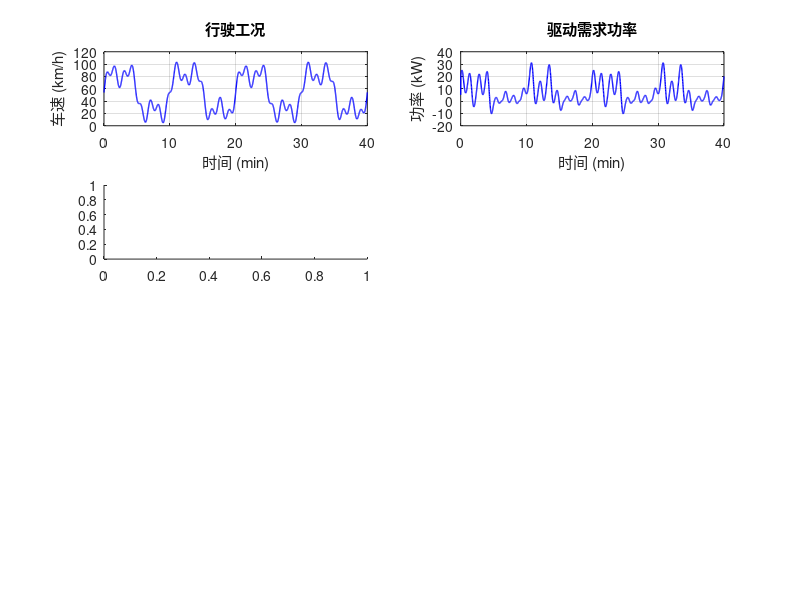

Recreate this plot in MATLAB. (Note: this script raises an error after producing the figure.)
%% 增程式电动车能量管理策略
% MATLAB R2016b 兼容
% 基于规则的恒温器(thermostat)策略 + 功率跟随策略对比
% 适用于增程式(串联混合动力)车辆

clear; clc; close all;

%% 车辆参数
m  = 2000;        % 质量 [kg]
Cd = 0.32;        % 风阻系数
Af = 2.3;         % 迎风面积 [m^2]
rho = 1.225;      % 空气密度 [kg/m^3]
f  = 0.012;       % 滚动阻力
g  = 9.81;
rw = 0.33;        % 车轮半径 [m]

%% 动力系统
P_mot_max  = 120000;   % 驱动电机峰值功率 [W]
P_gen_max  = 60000;    % 增程器(发电机)额定功率 [W]
eta_gen    = 0.35;     % 增程器发电效率（油→电）
Q_bat      = 40;       % 电池容量 [Ah]
V_bat      = 350;      % 电池电压 [V]
SOC_min    = 0.25;     % SOC 下限
SOC_max    = 0.85;     % SOC 上限
SOC_init   = 0.50;     % 初始 SOC

%% 行驶工况（简化 WLTC 片段）
dt = 1.0;  T = 2400;  t = (0:dt:T)';
n = length(t);

% 构造速度曲线 [m/s]
v_ms = 15 + 10*sin(2*pi*t/600) + 5*sin(2*pi*t/200) + 3*sin(2*pi*t/80);
v_ms = max(v_ms, 0);

%% 计算驱动需求功率
P_dem = zeros(n, 1);
for i = 1:n
    if i > 1, a_i = (v_ms(i) - v_ms(i-1)) / dt; else a_i = 0; end
    F_aero  = 0.5 * rho * Cd * Af * v_ms(i)^2;
    F_roll  = f * m * g;
    F_acc   = m * a_i;
    omega_w = v_ms(i) / rw;
    T_wheel = (F_aero + F_roll + F_acc) * rw;
    P_wheel = T_wheel * omega_w;
    P_dem(i) = max(P_wheel, -P_mot_max);  % 回馈功率有上限
end

%% ===== 策略1: 恒温器 (Thermostat) =====
P_gen1 = zeros(n, 1);
SOC1   = SOC_init * ones(n, 1);
mode1  = cell(n, 1);

for i = 2:n
    soc = SOC1(i-1);
    P_d = P_dem(i-1);

    if soc < SOC_min
        P_gen1(i) = P_gen_max;  % 开启增程器
    elseif soc > SOC_max
        P_gen1(i) = 0;          % 关闭增程器
    else
        P_gen1(i) = P_gen1(i-1); % 保持上一状态
    end

    P_bat = P_d - P_gen1(i);
    dSOC = -P_bat * dt / (V_bat * Q_bat * 3600);
    SOC1(i) = SOC1(i-1) + dSOC;
    SOC1(i) = max(0.05, min(0.95, SOC1(i)));

    if P_gen1(i) > 0, mode1{i} = '增程'; else mode1{i} = '纯电'; end
end

%% ===== 策略2: 功率跟随 (Power Following) =====
P_gen2 = zeros(n, 1);
SOC2   = SOC_init * ones(n, 1);
mode2  = cell(n, 1);

% 目标 SOC 窗口
SOC_center = 0.55;   % 目标 SOC
SOC_band   = 0.05;   % 滞回区间

for i = 2:n
    soc = SOC2(i-1);
    P_d = P_dem(i-1);

    % 功率跟随：增程器输出跟踪需求功率 + SOC 修正
    if soc < SOC_center - SOC_band
        P_set = P_d + 0.3 * P_gen_max;  % SOC 低，多发电
    elseif soc > SOC_center + SOC_band
        P_set = max(0, P_d * 0.5);      % SOC 高，少发电
    else
        P_set = P_d;                     % 跟踪需求
    end

    % 增程器限制（最小运行功率 15kW，低于此值关机）
    P_set = max(0, min(P_set, P_gen_max));
    if P_set > 0 && P_set < 15000
        P_set = 15000;
    end

    P_gen2(i) = P_set;
    if P_gen2(i) > 0, mode2{i} = '跟随'; else mode2{i} = '纯电'; end

    P_bat = P_d - P_gen2(i);
    dSOC = -P_bat * dt / (V_bat * Q_bat * 3600);
    SOC2(i) = SOC2(i-1) + dSOC;
    SOC2(i) = max(0.05, min(0.95, SOC2(i)));
end

%% ===== 结果对比 =====
fuel_rate = 0.23;  % 增程器燃油消耗率 [L/kWh]
fuel1 = sum(P_gen1) * dt / 3600 / 1000 * fuel_rate;  % [L]
fuel2 = sum(P_gen2) * dt / 3600 / 1000 * fuel_rate;

dist = sum(v_ms * dt) / 1000;  % [km]

fprintf('===== 能量管理策略对比 =====\n');
fprintf('行驶距离: %.1f km\n', dist);
fprintf('\n%-15s %-15s %-15s\n', '指标', '恒温器', '功率跟随');
fprintf('%-15s %-15.1f %-15.1f\n', '百公里油耗(L)', fuel1/dist*100, fuel2/dist*100);
fprintf('%-15s %-15.2f %-15.2f\n', '终值 SOC', SOC1(end), SOC2(end));
fprintf('%-15s %-15.2f %-15.2f\n', 'SOC 波动', std(SOC1), std(SOC2));
fprintf('%-15s %-15d %-15d\n', '启停次数', ...
    sum(diff(P_gen1>0)~=0), sum(diff(P_gen2>0)~=0));

%% 绘图
figure('Position', [50 50, 1000, 700]);

subplot(4,2,1);
plot(t/60, v_ms*3.6, 'b-', 'LineWidth', 1);
xlabel('时间 (min)'); ylabel('车速 (km/h)');
grid on; title('行驶工况');

subplot(4,2,2);
plot(t/60, P_dem/1000, 'b-', 'LineWidth', 1);
xlabel('时间 (min)'); ylabel('功率 (kW)');
grid on; title('驱动需求功率');

subplot(4,2,3);
yyaxis left;
plot(t/60, SOC1*100, 'b-', 'LineWidth', 1.2);
ylabel('SOC (%)');
yyaxis right;
plot(t/60, P_gen1/1000, 'r-', 'LineWidth', 1);
ylabel('增程器功率 (kW)');
xlabel('时间 (min)'); grid on;
title('策略1: 恒温器控制');

subplot(4,2,4);
yyaxis left;
plot(t/60, SOC2*100, 'b-', 'LineWidth', 1.2);
ylabel('SOC (%)');
yyaxis right;
plot(t/60, P_gen2/1000, 'r-', 'LineWidth', 1);
ylabel('增程器功率 (kW)');
xlabel('时间 (min)'); grid on;
title('策略2: 功率跟随');

subplot(4,2,5);
plot(t/60, cumsum(P_gen1)*dt/3600/1000, 'r-', t/60, cumsum(P_gen2)*dt/3600/1000, 'b-', 'LineWidth', 1.2);
xlabel('时间 (min)'); ylabel('累计发电量 (kWh)');
legend('恒温器', '功率跟随'); grid on;
title('累计发电量');

subplot(4,2,6);
scatter(P_dem/1000, P_gen1/1000, 3, 'r', 'MarkerFaceAlpha', 0.3); hold on;
scatter(P_dem/1000, P_gen2/1000, 3, 'b', 'MarkerFaceAlpha', 0.3);
plot([-100 150], [-100 150], 'k--');
xlabel('需求功率 (kW)'); ylabel('增程器功率 (kW)');
grid on; legend('恒温器', '功率跟随');
title('功率分配散点图');

subplot(4,2,7:8);
bar_data = [fuel1, fuel2; fuel1/dist*100, fuel2/dist*100]';
bar(bar_data); set(gca, 'XTickLabel', {'恒温器', '功率跟随'});
legend('总油耗 (L)', '百公里油耗 (L/100km)', 'Location', 'northwest');
title('油耗对比');
